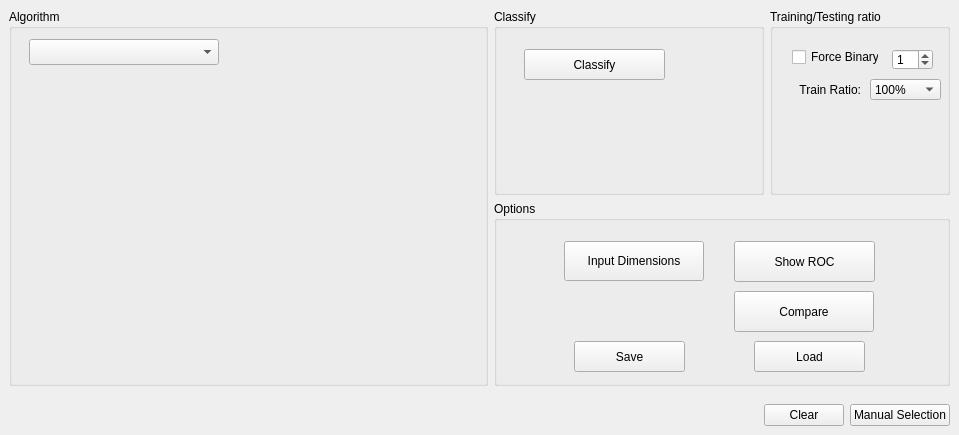
<?xml version="1.0" encoding="UTF-8"?>
<ui version="4.0">
 <class>optionsClassifyWidget</class>
 <widget class="QWidget" name="optionsClassifyWidget">
  <property name="geometry">
   <rect>
    <x>0</x>
    <y>0</y>
    <width>959</width>
    <height>435</height>
   </rect>
  </property>
  <property name="sizePolicy">
   <sizepolicy hsizetype="MinimumExpanding" vsizetype="MinimumExpanding">
    <horstretch>0</horstretch>
    <verstretch>0</verstretch>
   </sizepolicy>
  </property>
  <property name="minimumSize">
   <size>
    <width>0</width>
    <height>0</height>
   </size>
  </property>
  <property name="maximumSize">
   <size>
    <width>16777215</width>
    <height>16777215</height>
   </size>
  </property>
  <property name="windowTitle">
   <string>Clustering</string>
  </property>
  <property name="autoFillBackground">
   <bool>false</bool>
  </property>
  <layout class="QVBoxLayout" name="verticalLayout" stretch="1,0">
   <property name="spacing">
    <number>0</number>
   </property>
   <property name="leftMargin">
    <number>0</number>
   </property>
   <property name="topMargin">
    <number>0</number>
   </property>
   <property name="rightMargin">
    <number>0</number>
   </property>
   <property name="bottomMargin">
    <number>0</number>
   </property>
   <item>
    <widget class="QWidget" name="widget" native="true">
     <layout class="QGridLayout" name="gridLayout" rowstretch="0,0" columnstretch="1,0,0">
      <item row="0" column="1">
       <widget class="QGroupBox" name="ClusterGroupBox">
        <property name="minimumSize">
         <size>
          <width>270</width>
          <height>0</height>
         </size>
        </property>
        <property name="title">
         <string>Classify</string>
        </property>
        <widget class="QPushButton" name="classifyButton">
         <property name="geometry">
          <rect>
           <x>30</x>
           <y>40</y>
           <width>141</width>
           <height>31</height>
          </rect>
         </property>
         <property name="font">
          <font>
           <pointsize>9</pointsize>
          </font>
         </property>
         <property name="toolTip">
          <string>&lt;!DOCTYPE HTML PUBLIC &quot;-//W3C//DTD HTML 4.0//EN&quot; &quot;http://www.w3.org/TR/REC-html40/strict.dtd&quot;&gt;
&lt;html&gt;&lt;head&gt;&lt;meta name=&quot;qrichtext&quot; content=&quot;1&quot; /&gt;&lt;style type=&quot;text/css&quot;&gt;
p, li { white-space: pre-wrap; }
&lt;/style&gt;&lt;/head&gt;&lt;body style=&quot; font-family:'MS Shell Dlg 2'; font-size:8.25pt; font-weight:400; font-style:normal;&quot;&gt;
&lt;p style=&quot; margin-top:0px; margin-bottom:0px; margin-left:0px; margin-right:0px; -qt-block-indent:0; text-indent:0px;&quot;&gt;&lt;span style=&quot; font-size:8pt;&quot;&gt;Classify the data using the current algorithm&lt;/span&gt;&lt;/p&gt;&lt;/body&gt;&lt;/html&gt;</string>
         </property>
         <property name="text">
          <string>Classify</string>
         </property>
        </widget>
       </widget>
      </item>
      <item row="0" column="2">
       <widget class="QGroupBox" name="TestGroupBox">
        <property name="minimumSize">
         <size>
          <width>180</width>
          <height>130</height>
         </size>
        </property>
        <property name="title">
         <string>Training/Testing ratio</string>
        </property>
        <widget class="QSpinBox" name="positiveSpin">
         <property name="geometry">
          <rect>
           <x>122</x>
           <y>40</y>
           <width>41</width>
           <height>21</height>
          </rect>
         </property>
         <property name="font">
          <font>
           <pointsize>9</pointsize>
          </font>
         </property>
         <property name="minimum">
          <number>0</number>
         </property>
         <property name="maximum">
          <number>255</number>
         </property>
         <property name="value">
          <number>1</number>
         </property>
        </widget>
        <widget class="QCheckBox" name="binaryCheck">
         <property name="geometry">
          <rect>
           <x>22</x>
           <y>40</y>
           <width>87</width>
           <height>16</height>
          </rect>
         </property>
         <property name="text">
          <string>Force Binary</string>
         </property>
        </widget>
        <widget class="QLabel" name="label">
         <property name="enabled">
          <bool>true</bool>
         </property>
         <property name="geometry">
          <rect>
           <x>10</x>
           <y>70</y>
           <width>81</width>
           <height>21</height>
          </rect>
         </property>
         <property name="font">
          <font>
           <pointsize>9</pointsize>
          </font>
         </property>
         <property name="text">
          <string>Train Ratio:</string>
         </property>
         <property name="alignment">
          <set>Qt::AlignRight|Qt::AlignTrailing|Qt::AlignVCenter</set>
         </property>
        </widget>
        <widget class="QComboBox" name="traintestRatioCombo">
         <property name="enabled">
          <bool>true</bool>
         </property>
         <property name="geometry">
          <rect>
           <x>100</x>
           <y>70</y>
           <width>71</width>
           <height>21</height>
          </rect>
         </property>
         <property name="font">
          <font>
           <pointsize>9</pointsize>
          </font>
         </property>
         <property name="toolTip">
          <string>Ratio between training and testing samples
(100% means all samples are used for training)</string>
         </property>
         <property name="currentIndex">
          <number>7</number>
         </property>
         <item>
          <property name="text">
           <string>10%</string>
          </property>
         </item>
         <item>
          <property name="text">
           <string>25%</string>
          </property>
         </item>
         <item>
          <property name="text">
           <string>33%</string>
          </property>
         </item>
         <item>
          <property name="text">
           <string>50%</string>
          </property>
         </item>
         <item>
          <property name="text">
           <string>66%</string>
          </property>
         </item>
         <item>
          <property name="text">
           <string>75%</string>
          </property>
         </item>
         <item>
          <property name="text">
           <string>90%</string>
          </property>
         </item>
         <item>
          <property name="text">
           <string>100%</string>
          </property>
         </item>
        </widget>
       </widget>
      </item>
      <item row="1" column="1" colspan="2">
       <widget class="QGroupBox" name="ModelSelectionGroupBox">
        <property name="title">
         <string>Options</string>
        </property>
        <widget class="QPushButton" name="inputDimButton">
         <property name="geometry">
          <rect>
           <x>70</x>
           <y>40</y>
           <width>140</width>
           <height>40</height>
          </rect>
         </property>
         <property name="font">
          <font>
           <pointsize>9</pointsize>
          </font>
         </property>
         <property name="text">
          <string>Input Dimensions</string>
         </property>
         <property name="checkable">
          <bool>true</bool>
         </property>
        </widget>
        <widget class="QPushButton" name="compareButton">
         <property name="geometry">
          <rect>
           <x>240</x>
           <y>90</y>
           <width>140</width>
           <height>41</height>
          </rect>
         </property>
         <property name="font">
          <font>
           <pointsize>9</pointsize>
          </font>
         </property>
         <property name="toolTip">
          <string>&lt;!DOCTYPE HTML PUBLIC &quot;-//W3C//DTD HTML 4.0//EN&quot; &quot;http://www.w3.org/TR/REC-html40/strict.dtd&quot;&gt;
&lt;html&gt;&lt;head&gt;&lt;meta name=&quot;qrichtext&quot; content=&quot;1&quot; /&gt;&lt;style type=&quot;text/css&quot;&gt;
p, li { white-space: pre-wrap; }
&lt;/style&gt;&lt;/head&gt;&lt;body style=&quot; font-family:'Lucida Grande'; font-size:9pt; font-weight:400; font-style:normal;&quot;&gt;
&lt;p style=&quot; margin-top:0px; margin-bottom:0px; margin-left:0px; margin-right:0px; -qt-block-indent:0; text-indent:0px;&quot;&gt;&lt;span style=&quot; font-family:'MS Shell Dlg 2'; font-size:8pt;&quot;&gt;Start the maximization process (uses starting position if one is available, or a random position otherwise)&lt;/span&gt;&lt;/p&gt;&lt;/body&gt;&lt;/html&gt;</string>
         </property>
         <property name="text">
          <string>Compare</string>
         </property>
        </widget>
        <widget class="QPushButton" name="loadButton">
         <property name="geometry">
          <rect>
           <x>260</x>
           <y>140</y>
           <width>111</width>
           <height>31</height>
          </rect>
         </property>
         <property name="font">
          <font>
           <pointsize>9</pointsize>
          </font>
         </property>
         <property name="text">
          <string>Load</string>
         </property>
        </widget>
        <widget class="QPushButton" name="saveButton">
         <property name="geometry">
          <rect>
           <x>80</x>
           <y>140</y>
           <width>111</width>
           <height>31</height>
          </rect>
         </property>
         <property name="font">
          <font>
           <pointsize>9</pointsize>
          </font>
         </property>
         <property name="text">
          <string>Save</string>
         </property>
        </widget>
        <widget class="QPushButton" name="rocButton">
         <property name="enabled">
          <bool>true</bool>
         </property>
         <property name="geometry">
          <rect>
           <x>240</x>
           <y>40</y>
           <width>141</width>
           <height>41</height>
          </rect>
         </property>
         <property name="font">
          <font>
           <pointsize>9</pointsize>
          </font>
         </property>
         <property name="toolTip">
          <string>Display Receiver-Operator-Characteristic (ROC) curve
for the last training or cross-validation</string>
         </property>
         <property name="text">
          <string>Show ROC</string>
         </property>
        </widget>
       </widget>
      </item>
      <item row="0" column="0" rowspan="2">
       <widget class="QGroupBox" name="groupBox">
        <property name="title">
         <string>Algorithm</string>
        </property>
        <widget class="QComboBox" name="algoList">
         <property name="geometry">
          <rect>
           <x>20</x>
           <y>30</y>
           <width>190</width>
           <height>26</height>
          </rect>
         </property>
         <property name="font">
          <font>
           <pointsize>10</pointsize>
          </font>
         </property>
        </widget>
        <widget class="QWidget" name="algoWidget" native="true">
         <property name="geometry">
          <rect>
           <x>20</x>
           <y>70</y>
           <width>441</width>
           <height>271</height>
          </rect>
         </property>
        </widget>
       </widget>
      </item>
     </layout>
    </widget>
   </item>
   <item>
    <widget class="QWidget" name="widget_2" native="true">
     <layout class="QHBoxLayout" name="horizontalLayout">
      <item>
       <spacer name="horizontalSpacer">
        <property name="orientation">
         <enum>Qt::Horizontal</enum>
        </property>
        <property name="sizeHint" stdset="0">
         <size>
          <width>588</width>
          <height>20</height>
         </size>
        </property>
       </spacer>
      </item>
      <item>
       <widget class="QPushButton" name="clearButton">
        <property name="font">
         <font>
          <pointsize>9</pointsize>
         </font>
        </property>
        <property name="toolTip">
         <string>Clear the model information
(does NOT clear the data)</string>
        </property>
        <property name="text">
         <string>Clear</string>
        </property>
       </widget>
      </item>
      <item>
       <widget class="QPushButton" name="manualTrainButton">
        <property name="font">
         <font>
          <pointsize>9</pointsize>
         </font>
        </property>
        <property name="text">
         <string>Manual Selection</string>
        </property>
        <property name="checkable">
         <bool>true</bool>
        </property>
       </widget>
      </item>
     </layout>
    </widget>
   </item>
  </layout>
 </widget>
 <resources/>
 <connections/>
</ui>
